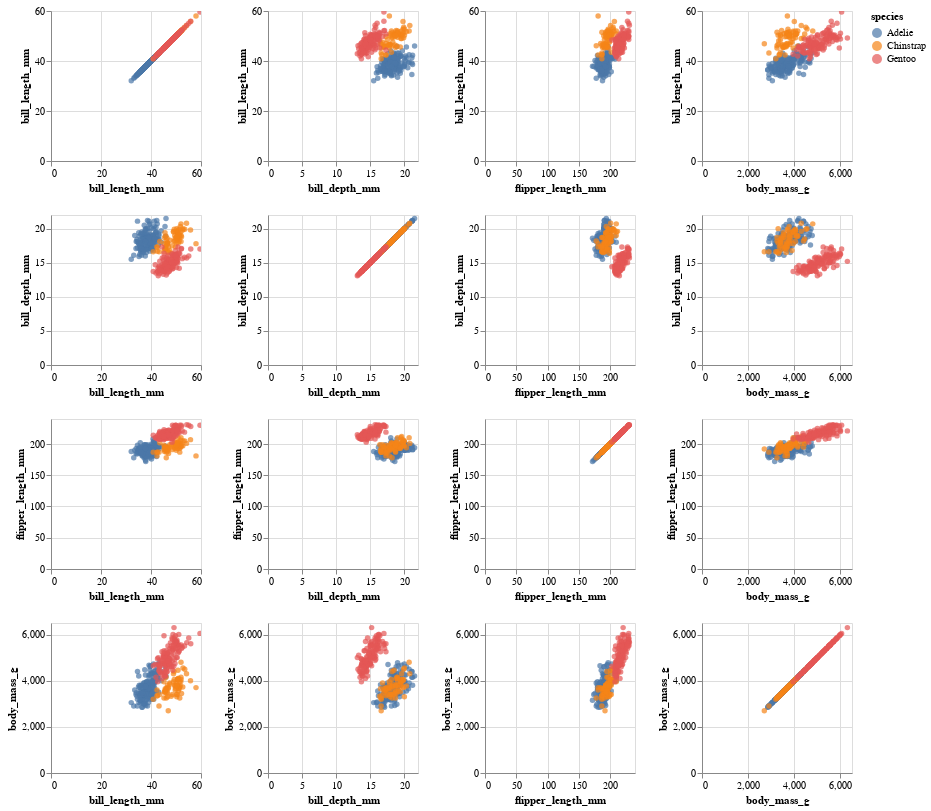

Write notebook code for a chart like this one.
### Code cell
alt.Chart(df).mark_circle().encode(
    alt.X(alt.repeat("column"), type='quantitative'),
    alt.Y(alt.repeat("row"), type='quantitative'),
    color='species:N'
).properties(
    width=150,
    height=150
).repeat(
    row=['bill_length_mm', 'bill_depth_mm', 'flipper_length_mm', 'body_mass_g'],
    column=['bill_length_mm', 'bill_depth_mm', 'flipper_length_mm', 'body_mass_g']
).interactive()

### Figure 1 — Vega-Lite specification as saved in the notebook (floating-point values rounded to 4 significant figures; data arrays with more than 128 entries replaced by an {"elided": "..."} marker saying what was removed)
{"usermeta": {"embedOptions": {"theme": "dark"}}, "config": {"view": {"continuousWidth": 400, "continuousHeight": 300}}, "repeat": {"column": ["bill_length_mm", "bill_depth_mm", "flipper_length_mm", "body_mass_g"], "row": ["bill_length_mm", "bill_depth_mm", "flipper_length_mm", "body_mass_g"]}, "spec": {"data": {"name": "data-6503fb4fbd21ca2400956d2086879525"}, "mark": "circle", "encoding": {"color": {"type": "nominal", "field": "species"}, "x": {"type": "quantitative", "field": {"repeat": "column"}}, "y": {"type": "quantitative", "field": {"repeat": "row"}}}, "height": 150, "selection": {"selector001": {"type": "interval", "bind": "scales", "encodings": ["x", "y"]}}, "width": 150}, "$schema": "https://vega.github.io/schema/vega-lite/v4.8.1.json", "datasets": {"data-6503fb4fbd21ca2400956d2086879525": {"elided": "344 records"}}}
